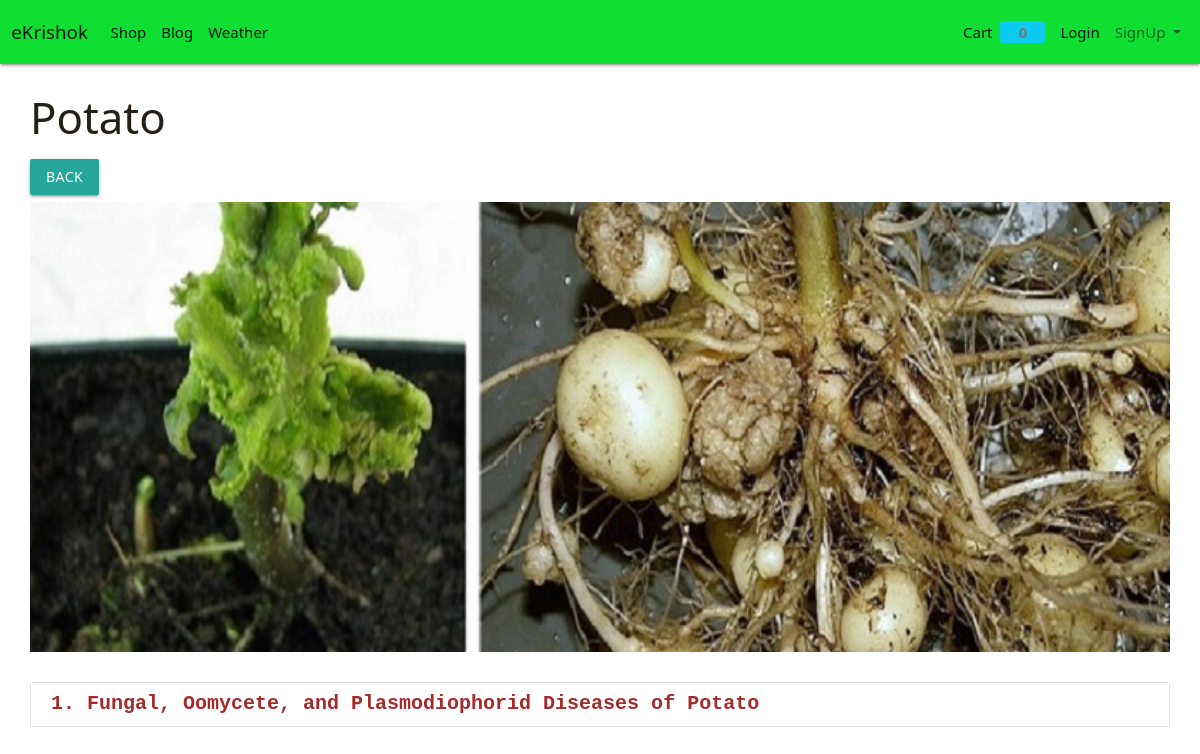
Screenshot of /blog/category/Potato_diseases with the database file from the repository.
### Blog2/models.py (models this page shows, shortened)
class BlogCategory(models.Model):
    cat_id = models.AutoField(primary_key=True)
    title = models.CharField(max_length=100)
    description = models.CharField(max_length=200)
    url = models.CharField(max_length=100)
    image = models.ImageField(upload_to='upload/blog2/blogcatImg/')
    add_date = models.DateTimeField(auto_now_add=True, null=True)
    update_at = models.DateTimeField(auto_now=True)

class Post(models.Model):
    post_id = models.AutoField(primary_key=True)
    title = models.CharField(max_length=100)
    content = FroalaField()
    cat = models.ForeignKey(BlogCategory, on_delete=models.CASCADE)
    slug = models.SlugField(max_length=1000, null=True, blank=True)
    image = models.ImageField(upload_to = 'upload/blog/postImg/')
    created_at = models.DateTimeField(auto_now_add=True)
    upload_to = models.DateTimeField(auto_now=True)

### Blog2/views.py (the view)
# urls.py: path('category/<slug:url>',category),
def category(request, url):
    cat = BlogCategory.objects.get(url=url)
    posts = Post.objects.filter(cat=cat)
    return render(request, "blog/category.html", {'cat': cat, 'posts': posts})

### Store/templates/blog/category.html (shortened to what this page needs)
{%extends 'store/base.html' %}
{%block content%}
<div class="container-custom">
    <h3 style="color: rgb(36, 32, 23);">{{cat.title}}</h3>
    <a href="{% url 'home_Blog' %}" class="btn btn-primary mb-2">Back</a>
    <div class="img-container">
        <img src="/abcd/show/{{cat.image}}" class="responsive-img" style="max-height:450px;width:100%;object-fit:cover;"
             alt="">
    </div>
    <br>
    <div class="collection">
        {%for p in posts %}
            <a href="/blog/detail/{{p.slug}}" class="collection-item" style="font-weight: bold; color: brown; font-family: 'Courier New', Courier, monospace; font-size: 20px;">{{forloop.counter}}. {{p.title}}
            </a>
        {% empty %}
        <div class="div" style="background-color: darkslategrey; width: 100%; height: 90px;">
            <h3 style="color: rgb(199, 240, 16); margin-top: 16px;">
                No posts in this category
            </h3>
        </div>
        {%endfor%}
    </div>
</div>
{%endblock%}

### static/css/style.css (style rules this page uses)
.container-custom { width:95%!important; margin:auto; }

### Store/templates/blog/category.html (style rules this page uses)
body { background-image: url(''); }

### rows the page displays
BlogCategory: title "Potato", image (picture)
Post: title "Fungal, Oomycete, and Plasmodiophorid Diseases of Potato"

### other values shown
{{ request.session.cart.keys|length }} "0"
